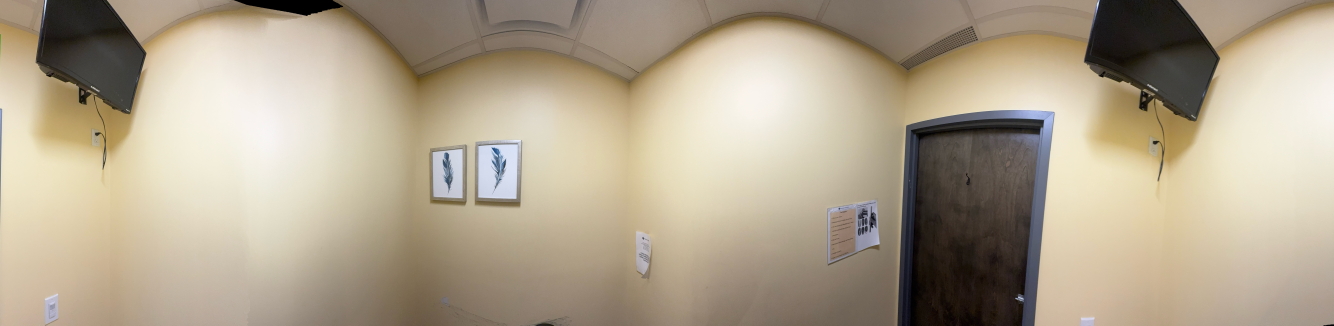
#> input picture gaussian-splat-room/source/pano.jpg, 8000 x 1953 px (shown at 1/6 size)
$ python decompose.py
#> lines starting #> are read from the running program, lines starting #| are printed output that depends on the picture
### gaussian-splat-room/scripts/common.py
"""Shared geometry + PLY I/O for the pano -> Gaussian splat pipeline.

Coordinate system: y up, camera (pano center) at origin, eye height 1.55m
(floor near y = -1.55). Pano assumed cylindrical: theta in [-HFOV/2, +HFOV/2],
theta=0 looks down +z. Direction for pano pixel (px, py):
    theta = (px / W - 0.5) * HFOV
    v     = (H/2 - py) / f_cyl          with f_cyl = W / HFOV  (radians)
    dir   = normalize(sin t, v, cos t)
"""
import json
import os

import numpy as np

HFOV_DEG = 250.0            # estimated horizontal sweep of the phone pano
EYE_HEIGHT = 1.55           # meters, camera above floor
ROOT = os.path.dirname(os.path.dirname(os.path.abspath(__file__)))

SH_C0 = 0.28209479177387814


def pano_params(W, H):
    hfov = np.deg2rad(HFOV_DEG)
    f_cyl = W / hfov
    return hfov, f_cyl


# [8 lines left out: function pano_dirs, not called in this run]


def view_basis(yaw_deg):
    yaw = np.deg2rad(yaw_deg)
    fwd = np.array([np.sin(yaw), 0.0, np.cos(yaw)])
    right = np.array([np.cos(yaw), 0.0, -np.sin(yaw)])
    up = np.array([0.0, 1.0, 0.0])
    return fwd, right, up


# [71 lines left out: functions write_ply_xyzrgb, write_ply_gaussian, read_ply_gaussian, not called in this run]


def save_meta(path, obj):
    with open(path, "w") as f:
        json.dump(obj, f, indent=2)


def load_meta(path):
    with open(path) as f:
        return json.load(f)

### gaussian-splat-room/scripts/decompose.py
"""Step 1: decompose the cylindrical pano into overlapping pinhole views."""
import os

import cv2
import numpy as np

from common import ROOT, pano_params, view_basis, save_meta

VIEW_FOV_DEG = 60.0
VIEW_SIZE = 704
N_VIEWS = 9


def main():
    pano = cv2.imread(os.path.join(ROOT, "source", "pano.jpg"))
#> pano is the input picture: shape (1953, 8000, 3); mean B, G, R 142.5, 163.8, 176.4
    H, W = pano.shape[:2]
#> H = 1953; W = 8000
    hfov, f_cyl = pano_params(W, H)
#> hfov = 4.36; f_cyl = 1833.5

    half = np.rad2deg(hfov) / 2.0
#> half = 125
    margin = VIEW_FOV_DEG / 2.0 * 0.75  # let edge views hang slightly past the pano edge
    yaws = np.linspace(-half + margin, half - margin, N_VIEWS)

    f_v = (VIEW_SIZE / 2.0) / np.tan(np.deg2rad(VIEW_FOV_DEG) / 2.0)
    cx = cy = VIEW_SIZE / 2.0

    i, j = np.meshgrid(np.arange(VIEW_SIZE), np.arange(VIEW_SIZE))
    meta = {"pano_w": W, "pano_h": H, "view_size": VIEW_SIZE,
            "view_fov_deg": VIEW_FOV_DEG, "focal_view": f_v, "views": []}

    os.makedirs(os.path.join(ROOT, "views"), exist_ok=True)
    for k, yaw in enumerate(yaws):
        fwd, right, up = view_basis(yaw)
        d = (fwd[None, None] + ((i - cx) / f_v)[..., None] * right[None, None]
             + ((cy - j) / f_v)[..., None] * up[None, None])
        d /= np.linalg.norm(d, axis=-1, keepdims=True)
        theta = np.arctan2(d[..., 0], d[..., 2])
        px = (theta / hfov + 0.5) * W
        v = d[..., 1] / np.sqrt(d[..., 0] ** 2 + d[..., 2] ** 2)
        py = H / 2.0 - v * f_cyl
        view = cv2.remap(pano, px.astype(np.float32), py.astype(np.float32),
                         cv2.INTER_LINEAR, borderMode=cv2.BORDER_CONSTANT)
        out = os.path.join(ROOT, "views", f"view_{k:02d}.jpg")
        cv2.imwrite(out, view, [cv2.IMWRITE_JPEG_QUALITY, 95])
        meta["views"].append({"idx": k, "yaw_deg": float(yaw), "file": out})
        print(f"view {k}: yaw {yaw:+.1f} deg -> {out}")
#> this loop made 9 passes
#> pass 1, in main, `view = cv2.remap(pano, px.astype(np.float32), py.astype(np.float32), c..`:
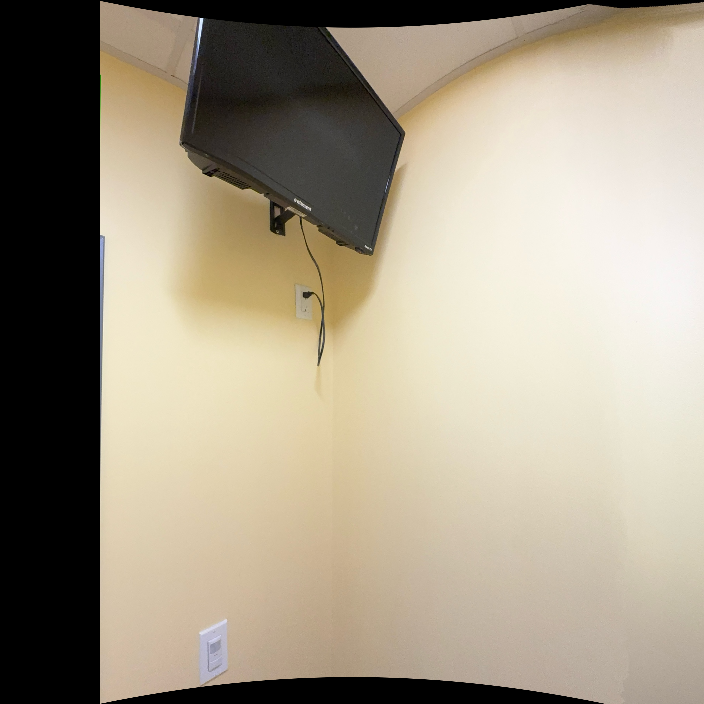
#> view: shape (704, 704, 3); mean B, G, R 135, 153.7, 163.8
#> pass 2, in main, `view = cv2.remap(pano, px.astype(np.float32), py.astype(np.float32), c..`:
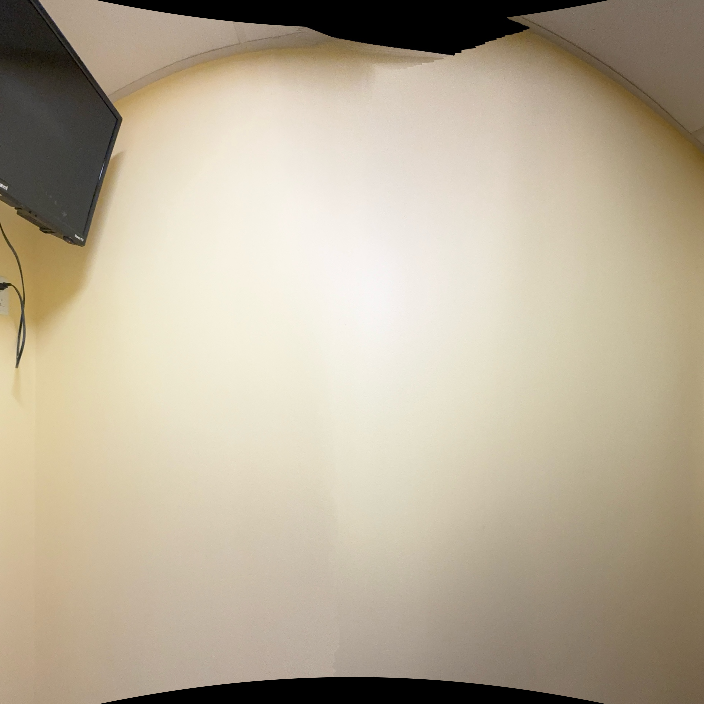
#> view: shape (704, 704, 3); mean B, G, R 152.3, 173.2, 184.5
#> pass 3, in main, `view = cv2.remap(pano, px.astype(np.float32), py.astype(np.float32), c..`:
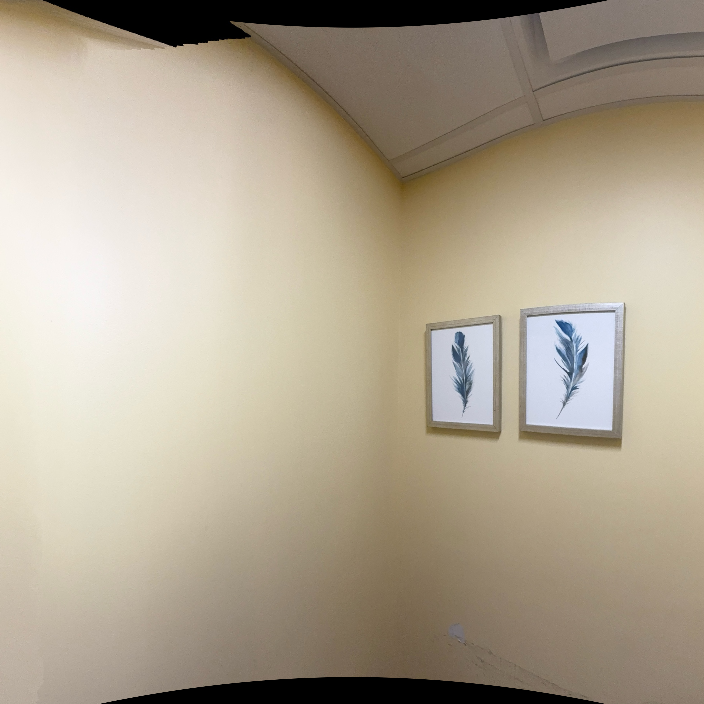
#> view: shape (704, 704, 3); mean B, G, R 144.5, 163, 173.9
#> after the loop:
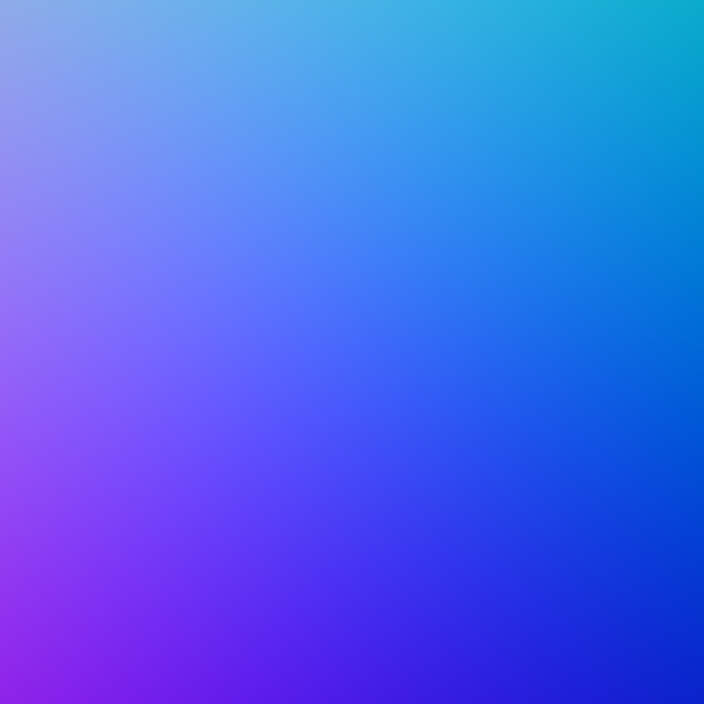
#> d: shape (704, 704, 3) float64; mean B, G, R 0.888, 0.000684, -0.196; drawn with min black and max white

    save_meta(os.path.join(ROOT, "views", "meta.json"), meta)

    # contact sheet for progress reporting
    thumbs = []
    for k in range(N_VIEWS):
        t = cv2.imread(os.path.join(ROOT, "views", f"view_{k:02d}.jpg"))
        t = cv2.resize(t, (280, 280))
#> t: shape (280, 280, 3)
        cv2.putText(t, f"{k}: {yaws[k]:+.0f} deg", (8, 24),
                    cv2.FONT_HERSHEY_SIMPLEX, 0.6, (255, 255, 255), 2)
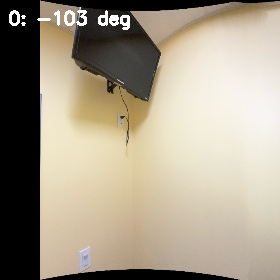
#> t: shape (280, 280, 3); mean B, G, R 136.7, 155.3, 165.3
        thumbs.append(t)
    rows = [np.hstack(thumbs[r * 3:(r + 1) * 3]) for r in range(3)]
#> rows = 3 items
    cv2.imwrite(os.path.join(ROOT, "renders", "01_decomposed_views.jpg"), np.vstack(rows))
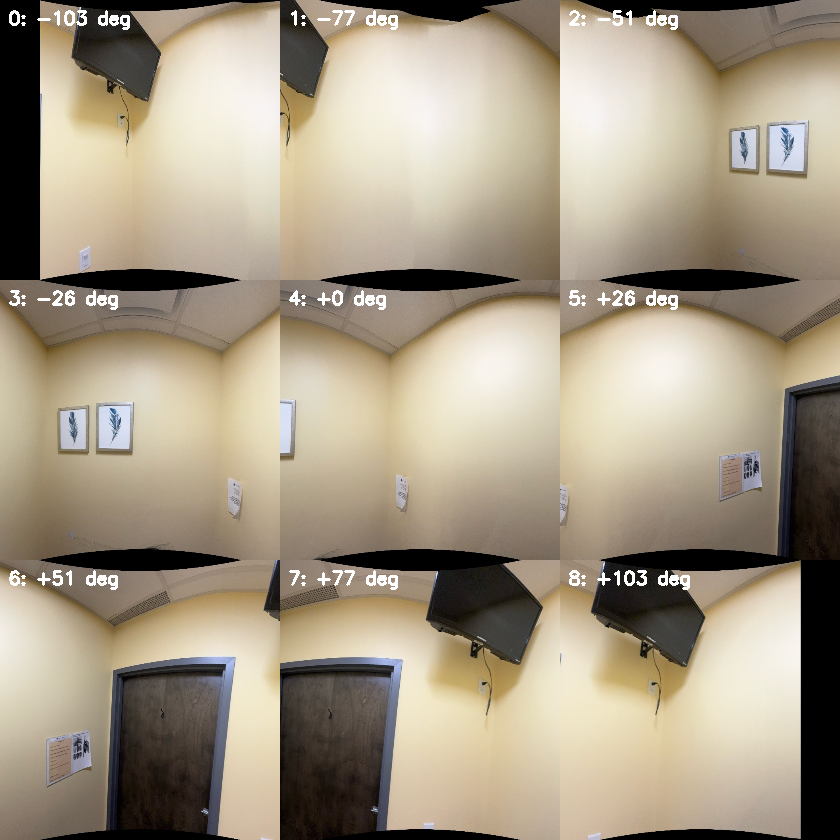
#> saved as 01_decomposed_views.jpg: shape (840, 840, 3); mean B, G, R 132.8, 152.4, 164
    print("contact sheet written")


if __name__ == "__main__":
    main()
